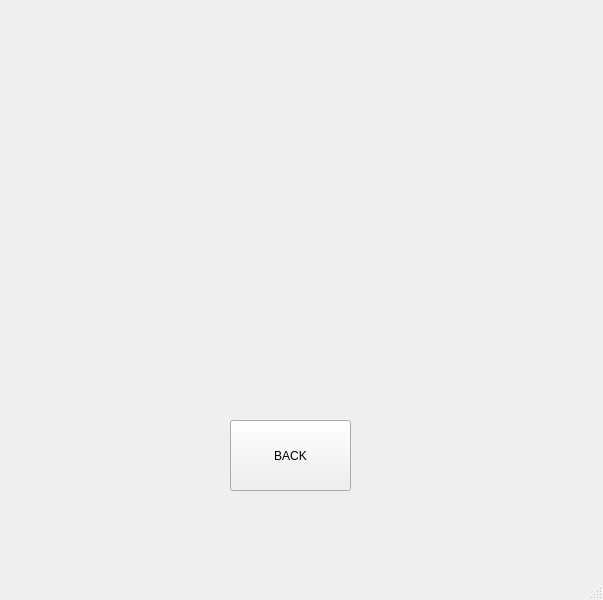
<?xml version="1.0" encoding="UTF-8"?>
<ui version="4.0">
 <class>MainWindow</class>
 <widget class="QMainWindow" name="MainWindow">
  <property name="geometry">
   <rect>
    <x>0</x>
    <y>0</y>
    <width>603</width>
    <height>600</height>
   </rect>
  </property>
  <property name="windowTitle">
   <string>MainWindow</string>
  </property>
  <widget class="QWidget" name="centralwidget">
   <widget class="figure" name="graphWidget" native="true">
    <property name="geometry">
     <rect>
      <x>10</x>
      <y>10</y>
      <width>581</width>
      <height>331</height>
     </rect>
    </property>
   </widget>
   <widget class="QPushButton" name="btn0">
    <property name="geometry">
     <rect>
      <x>230</x>
      <y>420</y>
      <width>121</width>
      <height>71</height>
     </rect>
    </property>
    <property name="text">
     <string>BACK</string>
    </property>
   </widget>
  </widget>
  <widget class="QMenuBar" name="menubar">
   <property name="geometry">
    <rect>
     <x>0</x>
     <y>0</y>
     <width>603</width>
     <height>21</height>
    </rect>
   </property>
  </widget>
  <widget class="QStatusBar" name="statusbar"/>
 </widget>
 <customwidgets>
  <customwidget>
   <class>figure</class>
   <extends>QWidget</extends>
   <header>matplotlib</header>
   <container>1</container>
  </customwidget>
 </customwidgets>
 <resources/>
 <connections/>
</ui>
